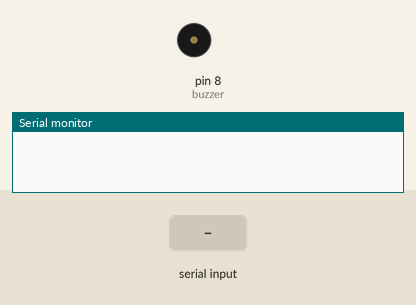
Simulated run of this sketch. Board: Arduino Uno, built with avr-gcc and run on an emulated ATmega328P. Shown: buzzer (waves = sounding, pin HIGH), the last lines printed to the serial monitor. Inputs (shaded band) come from the test bench.

Above: at 1.2 s.
1.3 s: "1" received over Serial
At 1.6 s:
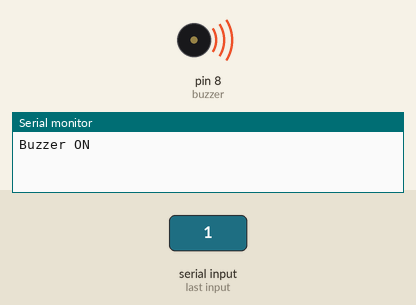
2.8 s: "2" received over Serial
At 3.9 s:
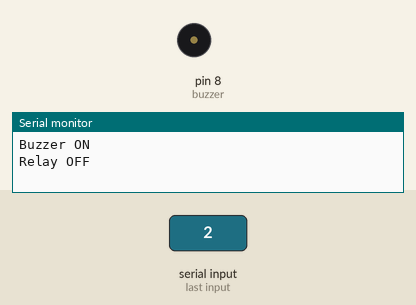
Timing chart, 0 to 5.8 s (numbered marks = the images above; inputs shaded):
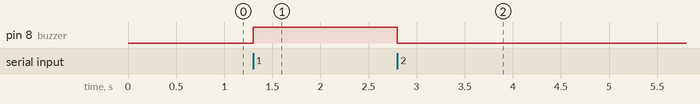

The sketch:

challenge_C22-1.ino
```cpp
int buzzer = 8;

void setup() {
  pinMode(buzzer,OUTPUT);
  Serial.begin(9600);
  //digitalWrite(buzzer,HIGH)로 초기설정해주면 처음부터 부저 울리면서 시작.
}

void loop() {
  switch(Serial.read()){

    case '1': //  C와 NO가 연결됨, MOTOR 회전
    digitalWrite(buzzer,HIGH);
    Serial.println("Buzzer ON");
    break;
    case '2': // C와 NC가 연결됨, motor 정지
    digitalWrite(buzzer,LOW);
    Serial.println("Relay OFF");
    break;
  }
}
```

Measured:
- after the input at 1.3 s, pin 8 (buzzer): LOW → HIGH at once
- after the input at 2.8 s, pin 8 (buzzer): HIGH → LOW at once
